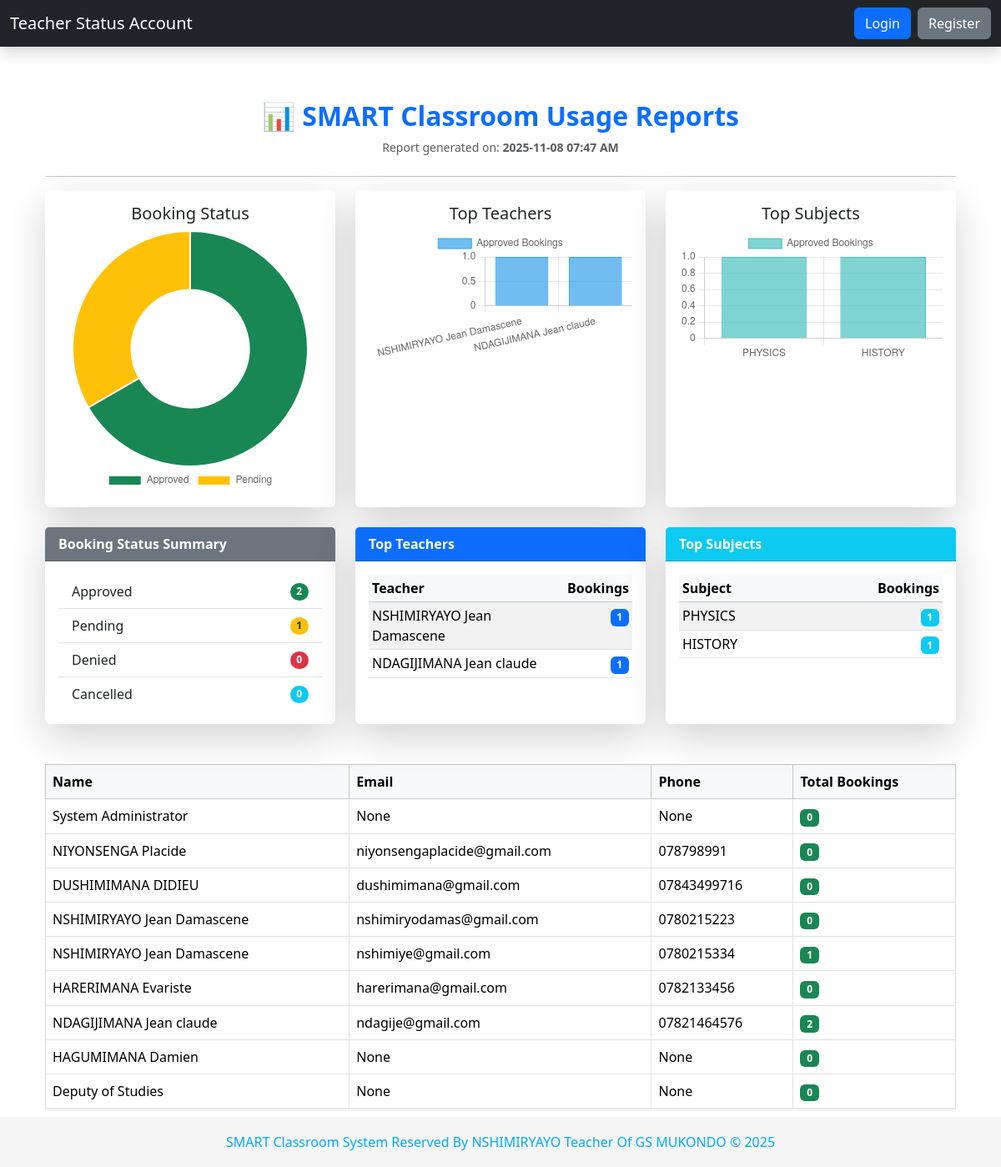
Screenshot of /admin/reports with the database file from the repository.
### tables this page shows
CREATE TABLE Teachers (
                TeacherID INTEGER PRIMARY KEY AUTOINCREMENT,
                Name TEXT NOT NULL,
                Subject TEXT,
                Username TEXT UNIQUE NOT NULL,
                Password TEXT NOT NULL,
                Role TEXT DEFAULT 'Teacher',
                IsApproved INTEGER DEFAULT 0,
                Email TEXT,
                Phone TEXT,
                Class TEXT
            , Gender TEXT, ClassTeacher TEXT);

### app.py (the view)
@app.route('/admin/reports')
def admin_reports():
    conn = connect_db()
    cursor = conn.cursor()
    cursor.execute("SELECT Status, COUNT(*) FROM Bookings GROUP BY Status")
    summary = {row[0]: row[1] for row in cursor.fetchall()}
    cursor.execute("""
        SELECT T.Name, COUNT(B.BookingID)
        FROM Bookings B
        JOIN Teachers T ON B.TeacherID = T.TeacherID
        WHERE B.Status = 'Approved'
        GROUP BY T.Name
        ORDER BY COUNT(B.BookingID) DESC
    """)
    teacher_ranking = cursor.fetchall()
    cursor.execute("""
        SELECT T.Subject, COUNT(B.BookingID)
        FROM Bookings B
        JOIN Teachers T ON B.TeacherID = T.TeacherID
        WHERE B.Status = 'Approved'
        GROUP BY T.Subject
        ORDER BY COUNT(B.BookingID) DESC
    """)
    subject_ranking = cursor.fetchall()
    cursor.execute("""
        SELECT T.Name, T.Email, T.Phone,
               COUNT(B.BookingID) AS Bookings
        FROM Teachers T
        LEFT JOIN Bookings B ON T.TeacherID = B.TeacherID
        GROUP BY T.TeacherID
    """)
    teacher_list = [
        dict(Name=row[0], Email=row[1], Phone=row[2], Bookings=row[3])
        for row in cursor.fetchall()
    ]
    conn.close()
    now = datetime.now()
    return render_template(
        'admin/reports.html',
        now=now,
        summary=summary,
        teacher_ranking=teacher_ranking,
        subject_ranking=subject_ranking,
        teacher_list=teacher_list
    )

### app.py (called while the page is built)
@app.context_processor
def inject_global_vars():
    return {'now': datetime.now()}

### db_setup.py (called while the page is built)
def connect_db():
    try:
        conn = sqlite3.connect(DB_FILE)
        conn.row_factory = None  # or sqlite3.Row for dict-like access
        return conn
    except sqlite3.Error as e:
        print(f"[ERROR] Database connection failed: {e}")
        return None

### templates/admin/reports.html (shortened to what this page needs)
{% extends "base.html" %}
{% block content %}
<div class="container mt-5">
    <div class="text-center mb-4">
        <h2 class="text-primary fw-bold">📊 SMART Classroom Usage Reports</h2>
        <p class="text-muted small">
            Report generated on: <strong>{{ now.strftime('%Y-%m-%d %I:%M %p') }}</strong>
        </p>
    </div>
    <hr>
    <div class="row g-4 mb-4">
        <div class="col-md-4">
            <div class="card shadow-lg border-0 h-100 p-3">
                <h5 class="card-title text-center">Booking Status</h5>
                <canvas id="statusChart"></canvas>
            </div>
        </div>
        <div class="col-md-4">
            <div class="card shadow-lg border-0 h-100 p-3">
                <h5 class="card-title text-center">Top  Teachers</h5>
                <canvas id="teacherChart"></canvas>
            </div>
        </div>
        <div class="col-md-4">
            <div class="card shadow-lg border-0 h-100 p-3">
                <h5 class="card-title text-center">Top  Subjects</h5>
                <canvas id="subjectChart"></canvas>
            </div>
        </div>
    </div>
    <div class="row g-4 mb-4">
        <div class="col-md-4">
            <div class="card shadow-lg border-0 h-100">
                <div class="card-header bg-secondary text-white fw-bold">Booking Status Summary</div>
                <div class="card-body">
                    {% if summary %}
                    <ul class="list-group list-group-flush">
                        <li class="list-group-item d-flex justify-content-between align-items-center">
                            Approved
                            <span class="badge bg-success rounded-pill">{{ summary.get('Approved', 0) }}</span>
                        </li>
                        <li class="list-group-item d-flex justify-content-between align-items-center">
                            Pending
                            <span class="badge bg-warning text-dark rounded-pill">{{ summary.get('Pending', 0) }}</span>
                        </li>
                        <li class="list-group-item d-flex justify-content-between align-items-center">
                            Denied
                            <span class="badge bg-danger rounded-pill">{{ summary.get('Denied', 0) }}</span>
                        </li>
                        <li class="list-group-item d-flex justify-content-between align-items-center">
                            Cancelled
                            <span class="badge bg-info rounded-pill">{{ summary.get('Cancelled', 0) }}</span>
                        </li>
                    </ul>
                    {% else %}
                    <p class="text-muted text-center">No booking data available.</p>
                    {% endif %}
                </div>
            </div>
        </div>
        <div class="col-md-4">
            <div class="card shadow-lg border-0 h-100">
                <div class="card-header bg-primary text-white fw-bold">Top  Teachers</div>
                <div class="card-body">
                    {% if teacher_ranking %}
                    <table class="table table-sm table-striped mb-0">
                        <thead class="table-light">
                            <tr>
                                <th>Teacher</th>
                                <th class="text-end">Bookings</th>
                            </tr>
                        </thead>
                        <tbody>
                            {% for teacher in teacher_ranking[:5] %}
                            <tr>
                                <td>{{ teacher[0] }}</td>
                                <td class="text-end"><span class="badge bg-primary">{{ teacher[1] }}</span></td>
                            </tr>
                            {% endfor %}
                        </tbody>
                    </table>
                    {% else %}
                    <p class="text-muted text-center">No teacher ranking data found.</p>
                    {% endif %}
                </div>
            </div>
        </div>
        <div class="col-md-4">
            <div class="card shadow-lg border-0 h-100">
                <div class="card-header bg-info text-white fw-bold">Top  Subjects</div>
                <div class="card-body">
                    {% if subject_ranking %}
                    <table class="table table-sm table-striped mb-0">
                        <thead class="table-light">
                            <tr>
                                <th>Subject</th>
                                <th class="text-end">Bookings</th>
                            </tr>
                        </thead>
                        <tbody>
                            {% for subject in subject_ranking[:5] %}
                            <tr>
                                <td>{{ subject[0] }}</td>
                                <td class="text-end"><span class="badge bg-info">{{ subject[1] }}</span></td>
                            </tr>
                            {% endfor %}
                        </tbody>
                    </table>
                    {% else %}
                    <p class="text-muted text-center">No subject ranking data found.</p>
                    {% endif %}
                </div>
            </div>
        </div>
    </div>
    <div class="mt-5">
        {% if teacher_list %}
        <div class="table-responsive shadow-sm">
            <table class="table table-hover table-bordered align-middle mb-0">
                <thead class="table-light">
                    <tr>
                        <th>Name</th>
                        <th>Email</th>
                        <th>Phone</th>
                        <th>Total Bookings</th>
                    </tr>
                </thead>
                <tbody>
                    {% for teacher in teacher_list %}
                    <tr>
                        <td>{{ teacher.FullName if teacher.FullName is defined else teacher.Name if teacher.Name is defined else teacher[0] }}</td>
                        <td>{{ teacher.Email if teacher.Email is defined else teacher[1] }}</td>
                        <td>{{ teacher.Phone if teacher.Phone is defined else teacher[2] }}</td>
                        <td><span class="badge bg-success">{{ teacher.Bookings if teacher.Bookings is defined else teacher[3] }}</span></td>
                    </tr>
                    {% endfor %}
                </tbody>
            </table>
        </div>
        {% else %}
        <p class="text-muted text-center">No teacher registration records found.</p>
        {% endif %}
    </div>
</div>
<script>
    // --- Booking Status Chart ---
    const statusData = {
        labels: Object.keys({{ summary | tojson }}),
        datasets: [{
            label: 'Bookings',
            data: Object.values({{ summary | tojson }}),
            backgroundColor: ['#198754', '#ffc107', '#dc3545', '#0dcaf0'],
            hoverOffset: 6
        }]
    };
    new Chart(document.getElementById('statusChart'), {
        type: 'doughnut',
        data: statusData,
        options: { responsive: true, plugins: { legend: { position: 'bottom' } } }
    });
    // --- Top Teachers Chart ---
    const teacherLabels = [];
    const teacherCounts = [];
    {% for name, count in teacher_ranking[:5] %}
        teacherLabels.push("{{ name }}");
        teacherCounts.push({{ count }});
    {% endfor %}
    new Chart(document.getElementById('teacherChart'), {
        type: 'bar',
        data: {
            labels: teacherLabels,
            datasets: [{
                label: 'Approved Bookings',
                data: teacherCounts,
                backgroundColor: 'rgba(54, 162, 235, 0.7)',
                borderColor: 'rgb(54, 162, 235)',
                borderWidth: 1
            }]
        },
        options: { responsive: true, scales: { y: { beginAtZero: true } } }
    });
    // --- Top Subjects Chart ---
    const subjectLabels = [];
    const subjectCounts = [];
    {% for subject, count in subject_ranking[:5] %}
        subjectLabels.push("{{ subject }}");
        subjectCounts.push({{ count }});
    {% endfor %}
    new Chart(document.getElementById('subjectChart'), {
        type: 'bar',
        data: {
            labels: subjectLabels,
            datasets: [{
                label: 'Approved Bookings',
                data: subjectCounts,
                backgroundColor: 'rgba(75, 192, 192, 0.7)',
                borderColor: 'rgb(75, 192, 192)',
                borderWidth: 1
            }]
        },
        options: { responsive: true, scales: { y: { beginAtZero: true } } }
    });
</script>
{% endblock %}

### templates/base.html (style rules this page uses)
body { padding-bottom: 70px; }

### rows the page displays
Teachers: Name "NSHIMIRYAYO Jean Damascene", IsApproved "1", Subject "PHYSICS", Email "nshimiye@gmail.com", Phone "0780215334"
Teachers: Name "NDAGIJIMANA Jean claude", IsApproved "1", Subject "HISTORY", Email "ndagije@gmail.com", Phone "07821464576", Bookings "2"
Teachers: Name "System Administrator", Email "None", Phone "None", Bookings "0"
Teachers: Name "NIYONSENGA Placide", Email "niyonsengaplacide@gmail.com", Phone "078798991", Bookings "0"
Teachers: Name "DUSHIMIMANA DIDIEU", Email "dushimimana@gmail.com", Phone "07843499716", Bookings "0"
Teachers: Name "NSHIMIRYAYO Jean Damascene", Email "nshimiryodamas@gmail.com", Phone "0780215223", IsApproved "0"
Teachers: Name "HARERIMANA Evariste", Email "harerimana@gmail.com", Phone "0782133456", Bookings "0"
Teachers: Name "HAGUMIMANA Damien", Email "None", Phone "None", Bookings "0"
Teachers: Name "Deputy of Studies", Email "None", Phone "None", Bookings "0"

### other values shown
{{ summary.get('Approved', 0) }} "2"
{{ summary.get('Pending', 0) }} "1"
{{ summary.get('Denied', 0) }} "0"
{{ summary.get('Cancelled', 0) }} "0"
chart data {{ summary | tojson }} {"Approved": 2, "Pending": 1}
chart data {{ name }} NSHIMIRYAYO Jean Damascene, NDAGIJIMANA Jean claude
chart data {{ count }} 1, 1
